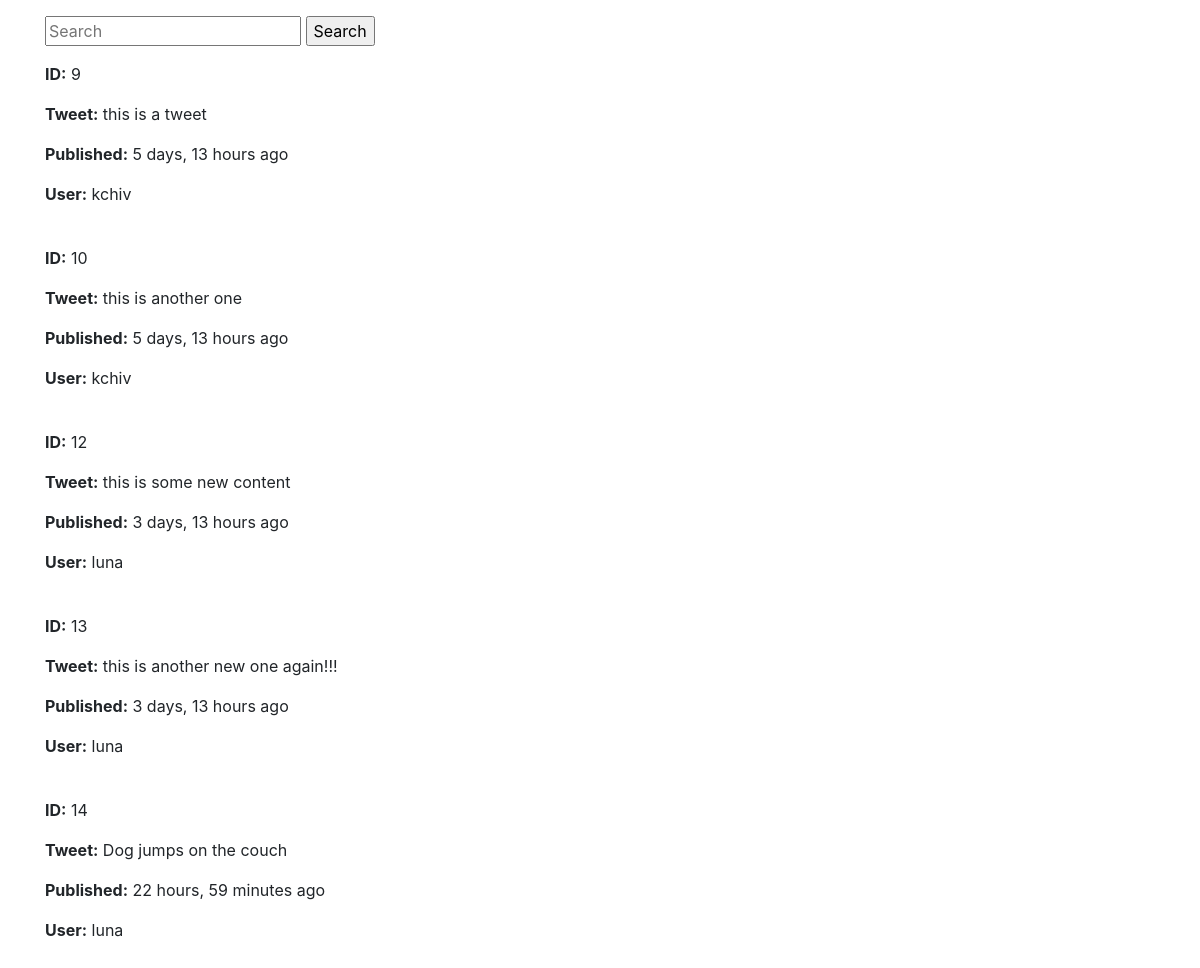
Page /tweet/ on the earlier database version.
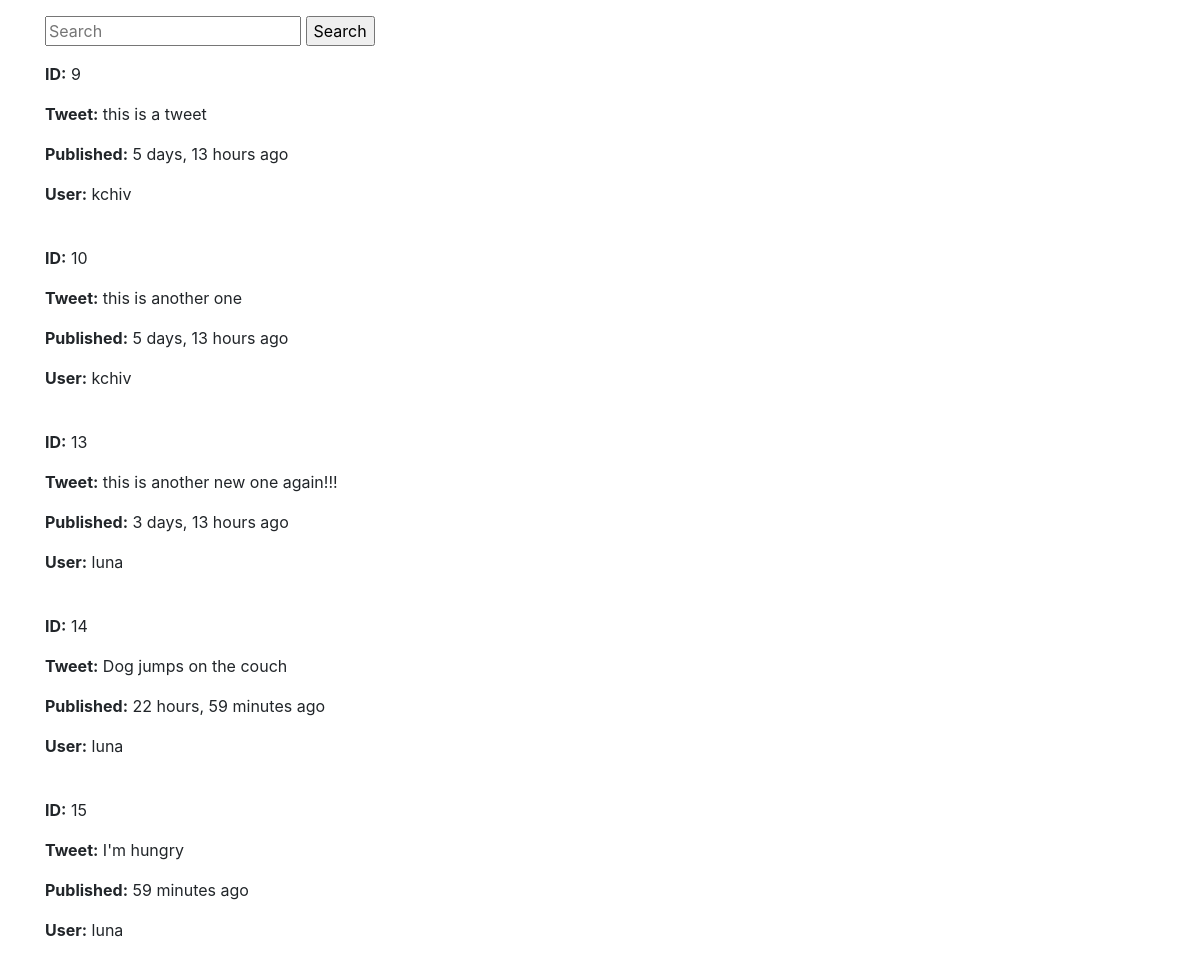
Same page on the later database version.
### tweets/models.py (models this page shows, shortened)
class Tweet(models.Model):
	user = models.ForeignKey(settings.AUTH_USER_MODEL, default=1)
	content = models.CharField(max_length=140, validators=[validate_content])
	timestamp = models.DateTimeField(auto_now_add=True)
	updated = models.DateTimeField(auto_now=True)

### tweets/views.py (the view)
def tweet_list_view(request):
	queryset = Tweet.objects.all()
	query = request.GET.get('q', None)
	if query is not None:
		queryset = queryset.filter(content__icontains=query)
	context = {
		'object_list': queryset
	}
	return render(request, 'tweets/list_view.html', context)

### tweets/templates/tweets/list_view.html (shortened to what this page needs)
{% extends 'base.html' %}
{% block content %}
	<p>{% include 'tweets/search_form.html' %}</p>
		{% for obj in object_list %}
		<p><strong>ID:</strong> {{ obj.id }}</p>
		<p><strong>Tweet:</strong> {{ obj.content }}</p>
		<p><strong>Published:</strong> {{ obj.timestamp|timesince }} ago</p>
		<p><strong>User:</strong> {{ obj.user }}</p>
		<br>
		{% empty %}
			{% if request.GET.q %}
			<p>No tweets found.</p>
			{% else %}
			<p>No tweets yet.</p>
			{% endif %}
	{% endfor %}
{% endblock content %}

Differences in the rows shown:
removed Tweet: id "12", content "this is some new content", timestamp "3 days, 13 hours", user "luna"
added Tweet: id "15", content "I'm hungry", timestamp "59 minutes", user "luna"
